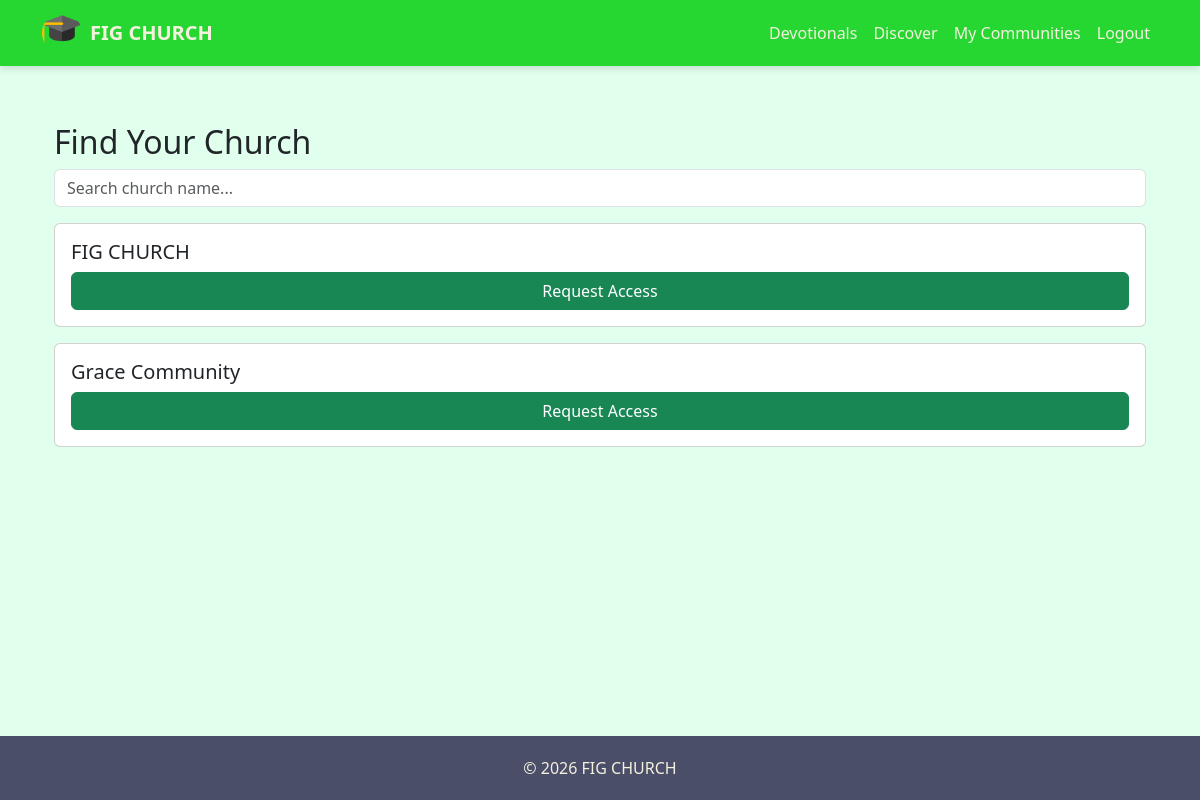
The app's page /accounts/find-church/ (signed in) with its own data.
### accounts/models.py (models this page shows, shortened)
class Organization(models.Model):
    name = models.CharField(max_length=255)
    slug = models.SlugField(
        unique=True,
        blank=True
    )
    join_code = models.CharField(
        max_length=12,
        unique=True,
        blank=True
    )
    display_name = models.CharField(
        max_length=255,
        blank=True,
        null=True
    )
    logo = models.ImageField(
        upload_to="org_logos/",
        blank=True,
        null=True
    )
    primary_color = models.CharField(
        max_length=20,
        blank=True,
        null=True,
        help_text="Hex color like #0d6efd"
    )
    is_active = models.BooleanField(default=False)
    created_at = models.DateTimeField(auto_now_add=True)
    updated_at = models.DateTimeField(auto_now=True)

### accounts/views.py (the view)
# urls.py: path("find-church/", find_church_view, name="find_church"),
@login_required
def find_church_view(request):
    query = request.GET.get("q", "").strip()
    orgs = Organization.objects.filter(is_active=True)
    if query:
        orgs = orgs.filter(Q(name__icontains=query) | Q(slug__icontains=query))
    return render(request, "registration/find_church.html", {
        "organizations": orgs[:20],
        "query": query
    })

### accounts/context_processors.py (called while the page is built)
def org_admin_status(request):
    if not request.user.is_authenticated:
        return {"user_is_org_admin": False}
    return {
        "user_is_org_admin": OrganizationMember.objects.filter(
            user=request.user,
            is_admin=True,
            is_active=True
        ).exists()
    }

def active_organization(request):
    if not request.user.is_authenticated:
        return {}
    membership = OrganizationMember.objects.filter(
        user=request.user
    ).select_related("organization").first()
    return {
        "active_organization": membership.organization if membership else None
    }

### engagement/context_processors.py (called while the page is built, shortened)
def next_meeting(request):
    if not request.user.is_authenticated:
        return {}
    org = get_admin_org(request)
    if not org:
        return {}

def user_groups(request):
    if request.user.is_authenticated:
        groups = GroupMember.objects.filter(
            user=request.user,
            is_active=True
        ).select_related("group")
        return {"user_groups": [gm.group for gm in groups]}
    return {}

def pending_invitations(request):
    if not request.user.is_authenticated:
        return {}
    org = get_admin_org(request)
    if not org:
        return {
            "pending_invites": [],
            "pending_invites_count": 0
        }

### org_admin/utils.py (called while the page is built)
def get_admin_org(request):
    if not request.user.is_authenticated:
        return None
    membership = OrganizationMember.objects.filter(
        user=request.user,
        is_admin=True,
        is_active=True
    ).select_related("organization").first()
    if membership:
        return membership.organization
    return None

### templates/registration/find_church.html
{% extends "base.html" %}
{% block content %}
<div class="container mt-4">
<h2>Find Your Church</h2>
<form method="get" class="mb-3">
    <input type="text"
           name="q"
           class="form-control"
           placeholder="Search church name..."
           value="{{ query }}">
</form>
{% for org in organizations %}
<div class="card p-3 mb-3">
    <h5>{{ org.name }}</h5>
    <a href="/accounts/request-access/{{ org.id }}/"
       class="btn btn-success">
       Request Access
    </a>
</div>
{% empty %}
<p>No churches found.</p>
{% endfor %}
</div>
{% endblock %}

### templates/base.html (shortened to what this page needs)
{% load static %}
<!DOCTYPE html>
<html lang="en">
<head>
    <link rel="stylesheet"
          href="https://cdn.jsdelivr.net/npm/bootstrap-icons@1.11.3/font/bootstrap-icons.min.css">
    <link rel="stylesheet"
          href="https://cdn.jsdelivr.net/npm/bootstrap@5.3.0/dist/css/bootstrap.min.css">
</head>
<body>
<nav class="navbar navbar-expand-lg fixed-top">
    <div class="container">
        <a class="navbar-brand d-flex align-items-center gap-2"
           href="{% url 'home' %}">
            {% if active_organization and active_organization.logo %}
                <img src="{{ active_organization.logo.url }}"
                     width="40"
                     height="40"
                     class="rounded-circle object-fit-cover"
                     alt="logo">
            {% else %}
                <img src="{% static 'images/figlogo.png' %}"
                     width="40"
                     height="40"
                     class="rounded-circle"
                     alt="logo">
            {% endif %}
            <span>
                {% if active_organization %}
                    {{ active_organization.display_name|default:active_organization.name }}
                {% else %}
                    Way of Faith Global
                {% endif %}
            </span>
        </a>
        <div class="collapse navbar-collapse" id="nav">
            <ul class="navbar-nav ms-auto">
                {% if user.is_authenticated %}
                <li class="nav-item">
                    <a class="nav-link" href="{% url 'devotional_archive' %}">
                        Devotionals
                    </a>
                </li>
                <li class="nav-item">
                    <a class="nav-link" href="{% url 'engagement:group_list' %}">
                        Discover
                    </a>
                </li>
                <li class="nav-item">
                    <a class="nav-link" href="{% url 'engagement:my_groups' %}">
                        My Communities
                    </a>
                </li>
                <li class="nav-item">
                    <form method="post" action="{% url 'logout' %}">
                        <button class="btn btn-link nav-link">
                            Logout
                        </button>
                    </form>
                </li>
                {% else %}
                <li class="nav-item">
                    <a class="nav-link" href="{% url 'login' %}">
                        Login
                    </a>
                </li>
                {% endif %}
            </ul>
        </div>
    </div>
</nav>
<main class="container mt-4">
    {% block content %}{% endblock %}
</main>
<footer class="footer">
    &copy; {% now "Y" %}
    {% if active_organization %}
        {{ active_organization.display_name|default:active_organization.name }}
    {% else %}
        Way of Faith Global
    {% endif %}
</footer>
</body>
</html>

### templates/base.html (style rules this page uses)
html, body { height: 100%; }
body { padding-top: 75px; background: #e1ffed; font-family: 'Segoe UI', sans-serif; display: flex; flex-direction: column; min-height: 100vh; }
main { flex: 1; }
.navbar { background: #26d732; box-shadow: 0 2px 8px rgba(0,0,0,.15); }
.navbar-brand span { color: #F4F1DE !important; font-weight: 600; }
.nav-link { color: #F4F1DE !important; }
.footer { background: #4A4E69; color: #F4F1DE; padding: 20px; text-align: center; }

### records on screen
Organization: logo (picture), display_name "FIG CHURCH", name "FIG CHURCH"
Organization: name "Grace Community"
